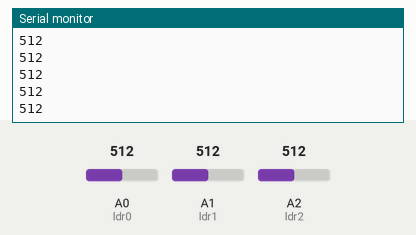
The sketch below on a simulated Arduino Uno, built with avr-gcc and run on an emulated ATmega328P. Parts: the last lines printed to the serial monitor. The inputs (shaded band) are chosen by the test bench; at power-on: A0 (ldr0) = 512, A2 (ldr2) = 512, A1 (ldr1) = 512.

Above: at 1.2 s.
1.3 s: A0 (ldr0) set to 716
At 2.3 s:
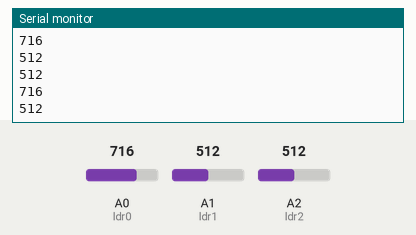
2.8 s: A2 (ldr2) set to 716
At 3.7 s:
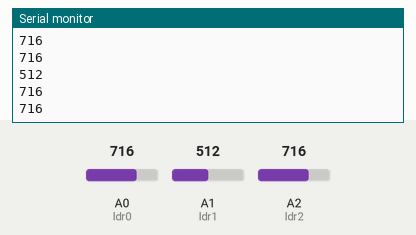
4.3 s: A1 (ldr1) set to 306
At 4.8 s:
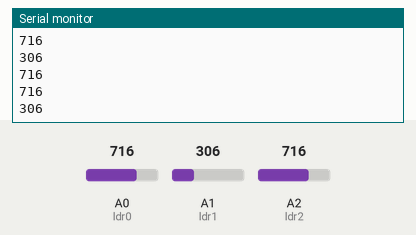
5.8 s: A0 (ldr0) set to 900
At 6.5 s:
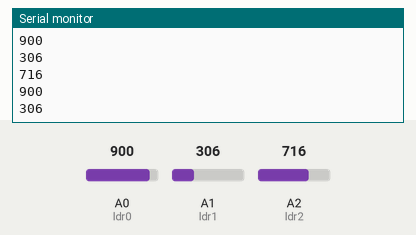
7.3 s: A1 (ldr1) set to 122
At 8.2 s:
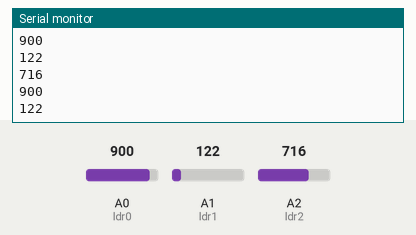
8.8 s: A2 (ldr2) set to 511
At 9.5 s:
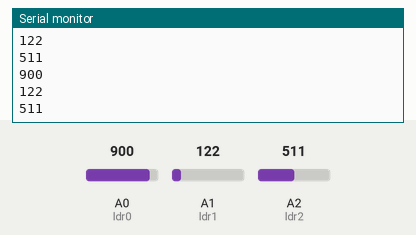
Timing chart, 0 to 11.3 s (numbered marks = the images above; inputs shaded):
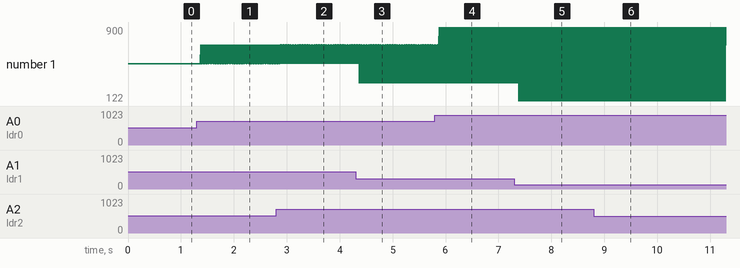

Measured:
- after the input at 1.3 s, the serial monitor: prints a new line after 0.07 s (image 1)
- after the input at 4.3 s, the serial monitor: prints a new line after 0.07 s (image 3)
- after the input at 5.8 s, the serial monitor: prints a new line after 0.08 s (image 4)
- after the input at 7.3 s, the serial monitor: prints a new line after 0.08 s (image 5)
- after the input at 8.8 s, the serial monitor: prints a new line after 0.09 s (image 6)

The sketch:

prog02.Ex.2.ino
```cpp
/**********************************************************************************
**                                                                               **
**                              Lector de Llum                                   **
**                                                                               **
**                                                                               **
**********************************************************************************/

//********** Includes *************************************************************

//********** Variables ************************************************************
const int ldr0 = A0;         // donar nom al pin A0 de l’Arduino
const int ldr1 = A1;         // donar nom al pin A1 de l’Arduino
const int ldr2 = A2;         // donar nom al pin A2 de l’Arduino


int valLdr0, valLdr1, valLdr2;     // per guardar valors del ldrs

//********** Setup ****************************************************************
void setup()
{
  Serial.begin(9600);

}

//********** Loop *****************************************************************
void loop()
{
  valLdr0 = analogRead(ldr0);   // llegir valor ldr0
  valLdr1 = analogRead(ldr1);   // llegir valor ldr1
  valLdr2 = analogRead(ldr2);   // llegir valor ldr2

  Serial.println(valLdr0);
  Serial.println(valLdr1);
  Serial.println(valLdr2);


}

//********** Funcions *************************************************************
```
